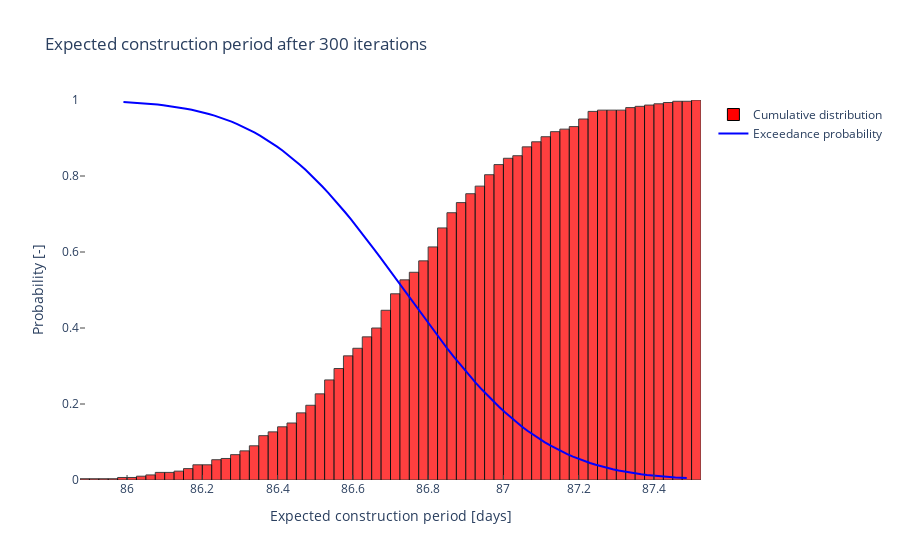

The code cell stored with this chart in its notebook:
### Code cell
import plotly.graph_objects as go

# Fit the lognormal distribution
mean, sigma = (periods.mean(), np.std(periods))
periods_fit = lognorm(mean, sigma)
upper = periods_fit.ppf(0.995)
lower = periods_fit.ppf(0.005)
expected_time = np.linspace(lower, upper, 100)
cdf = periods_fit.cdf(t)

# Histogram object
hist = go.Histogram(
    x=periods,
    xbins={'size': 0.025},
    histnorm='probability',
    cumulative={'enabled': True},
    marker={'color': 'red', 'opacity': 0.75, 'line': {'color': 'black', 'width': 1}},
    name='Cumulative distribution'
)

dist = go.Scatter(
    x=expected_time,
    y= 1 - cdf,
    marker={'color': 'blue'},
    name='Exceedance probability'
)

fig = go.Figure(data=[hist, dist])
fig.update_layout(
    title='Expected construction period after 300 iterations',
    xaxis_title='Expected construction period [days]',
    yaxis_title='Probability [-]',
    plot_bgcolor='white',
    xaxis=dict(ticks='inside'),
    yaxis=dict(ticks='inside', range=[0, 1])
)
fig.show()

### Figure 1 — Plotly figure (JSON) as saved in the notebook; plotly's stock layout.template omitted (floating-point values rounded to 4 significant figures; data arrays with more than 128 entries replaced by an {"elided": "..."} marker saying what was removed)
{"data": [{"cumulative": {"enabled": true}, "histnorm": "probability", "marker": {"color": "red", "line": {"color": "black", "width": 1}, "opacity": 0.75}, "name": "Cumulative distribution", "type": "histogram", "x": {"elided": "300 float values"}, "xbins": {"size": 0.025}}, {"marker": {"color": "blue"}, "name": "Exceedance probability", "type": "scatter", "x": [85.99, 86.01, 86.02, 86.04, 86.05, 86.07, 86.08, 86.1, 86.11, 86.13, 86.14, 86.16, 86.17, 86.19, 86.2, 86.22, 86.23, 86.25, 86.26, 86.28, 86.29, 86.31, 86.32, 86.34, 86.35, 86.37, 86.38, 86.4, 86.41, 86.43, 86.44, 86.46, 86.47, 86.49, 86.5, 86.52, 86.53, 86.55, 86.56, 86.58, 86.6, 86.61, 86.63, 86.64, 86.66, 86.67, 86.69, 86.7, 86.72, 86.73, 86.75, 86.76, 86.78, 86.79, 86.81, 86.82, 86.84, 86.85, 86.87, 86.88, 86.9, 86.91, 86.93, 86.94, 86.96, 86.97, 86.99, 87.0, 87.02, 87.03, 87.05, 87.06, 87.08, 87.09, 87.11, 87.12, 87.14, 87.15, 87.17, 87.18, 87.2, 87.21, 87.23, 87.25, 87.26, 87.28, 87.29, 87.31, 87.32, 87.34, 87.35, 87.37, 87.38, 87.4, 87.41, 87.43, 87.44, 87.46, 87.47, 87.49], "y": [0.995, 0.9942, 0.9933, 0.9922, 0.991, 0.9897, 0.9881, 0.9864, 0.9845, 0.9823, 0.9799, 0.9772, 0.9742, 0.9709, 0.9673, 0.9632, 0.9588, 0.954, 0.9487, 0.943, 0.9367, 0.93, 0.9227, 0.9148, 0.9064, 0.8973, 0.8877, 0.8774, 0.8664, 0.8549, 0.8426, 0.8297, 0.8162, 0.802, 0.7871, 0.7717, 0.7556, 0.7389, 0.7217, 0.7039, 0.6857, 0.667, 0.6478, 0.6283, 0.6084, 0.5883, 0.5679, 0.5474, 0.5267, 0.5059, 0.4852, 0.4645, 0.4439, 0.4234, 0.4032, 0.3832, 0.3635, 0.3442, 0.3252, 0.3068, 0.2888, 0.2713, 0.2544, 0.238, 0.2222, 0.2071, 0.1926, 0.1787, 0.1655, 0.1529, 0.141, 0.1297, 0.1191, 0.1091, 0.0997, 0.09092, 0.08274, 0.07512, 0.06805, 0.06151, 0.05547, 0.04991, 0.0448, 0.04013, 0.03585, 0.03196, 0.02843, 0.02523, 0.02233, 0.01972, 0.01738, 0.01528, 0.0134, 0.01172, 0.01023, 0.008909, 0.007739, 0.006706, 0.005798, 0.005]}], "layout": {"plot_bgcolor": "white", "title": {"text": "Expected construction period after 300 iterations"}, "xaxis": {"ticks": "inside", "title": {"text": "Expected construction period [days]"}}, "yaxis": {"range": [0, 1], "ticks": "inside", "title": {"text": "Probability [-]"}}}}
